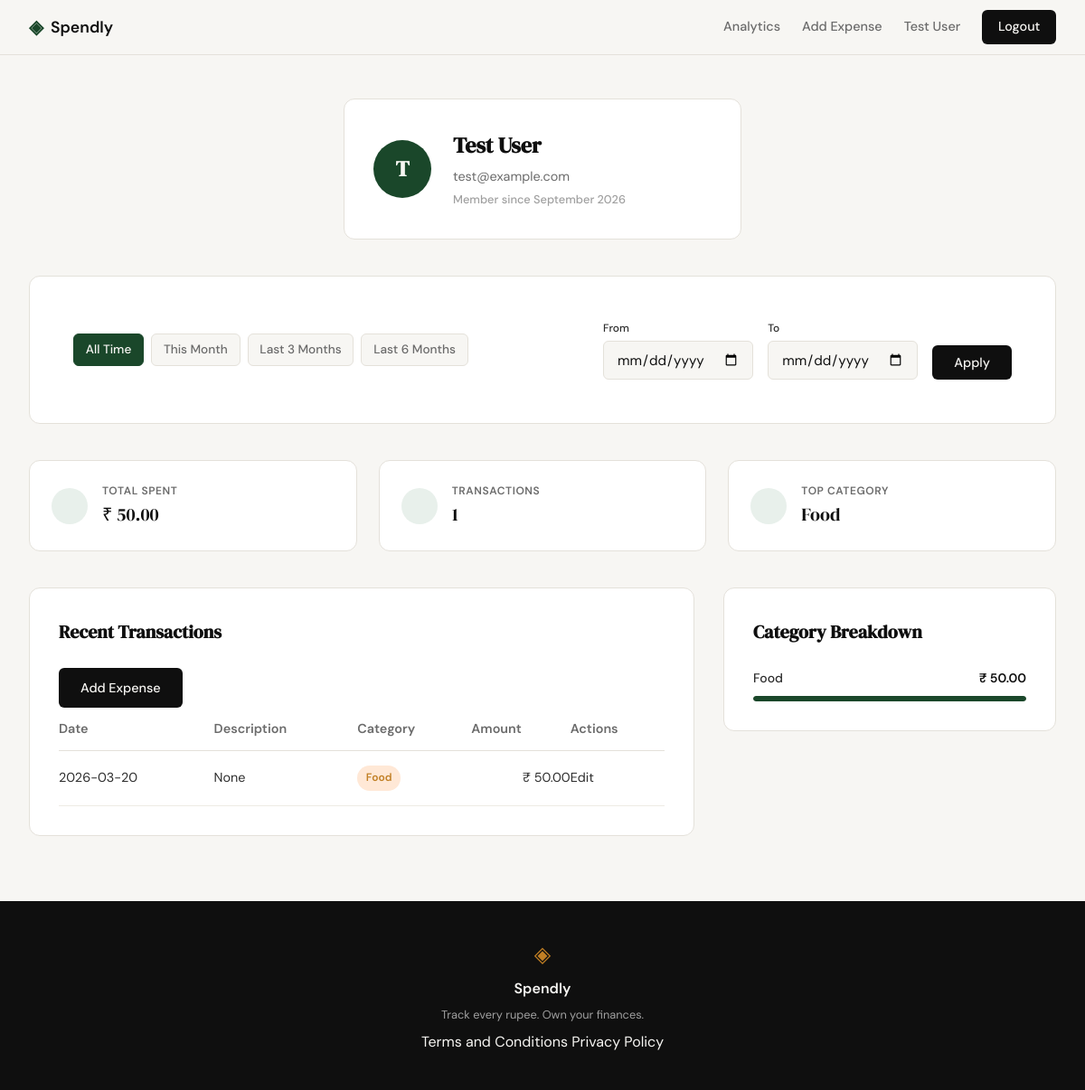
The page /profile (signed in) on the database its author committed.
### tables this page shows
CREATE TABLE users (
            id INTEGER PRIMARY KEY AUTOINCREMENT,
            name TEXT NOT NULL,
            email TEXT UNIQUE NOT NULL,
            password_hash TEXT NOT NULL,
            created_at TEXT DEFAULT CURRENT_TIMESTAMP
        );

CREATE TABLE expenses (
            id INTEGER PRIMARY KEY AUTOINCREMENT,
            user_id INTEGER NOT NULL,
            amount REAL NOT NULL,
            category TEXT NOT NULL,
            date TEXT NOT NULL,
            description TEXT,
            created_at TEXT DEFAULT CURRENT_TIMESTAMP,
            FOREIGN KEY (user_id) REFERENCES users (id)
        );

### app.py (the view)
@app.route("/profile")
def profile():
    user_id = session.get("user_id")
    if not user_id:
        return redirect(url_for("login"))
    user = get_user_by_id(user_id)
    if not user:
        flash("User not found", "error")
        return redirect(url_for("login"))
    date_from = request.args.get("date_from")
    date_to = request.args.get("date_to")
    valid_from, valid_to, active_filter, presets = get_date_filter_context(
        date_from, date_to
    )
    if active_filter == "error":
        flash("Start date must be before end date.", "error")
        valid_from, valid_to, active_filter = None, None, "all"
    stats = get_summary_stats(user_id, valid_from, valid_to)
    transactions = get_recent_transactions(
        user_id, date_from=valid_from, date_to=valid_to
    )
    categories = get_category_breakdown(user_id, valid_from, valid_to)
    return render_template(
        "profile.html",
        user=user,
        stats=stats,
        transactions=transactions,
        categories=categories,
        date_from=valid_from,
        date_to=valid_to,
        active_filter=active_filter,
        presets=presets,
    )

### app.py (called while the page is built)
def validate_date(date_str):
    if not date_str:
        return None
    try:
        return datetime.strptime(date_str, "%Y-%m-%d").strftime("%Y-%m-%d")
    except ValueError:
        return None

### database/db.py (called while the page is built)
def get_db():
    db = sqlite3.connect('spendly.db')
    db.row_factory = sqlite3.Row
    db.execute('PRAGMA foreign_keys = ON')
    return db

### database/queries.py (called while the page is built)
def get_user_by_id(user_id):
    db = get_db()
    try:
        cursor = db.execute(
            "SELECT name, email, created_at FROM users WHERE id = ?", (user_id,)
        )
        row = cursor.fetchone()
        if row:
            created_at = datetime.strptime(row["created_at"], "%Y-%m-%d %H:%M:%S")
            member_since = created_at.strftime("%B %Y")
            return {
                "name": row["name"],
                "email": row["email"],
                "member_since": member_since,
                "initials": (row["name"][0] if row["name"] else "U").upper(),
            }
        return None
    finally:
        db.close()

def apply_date_filter(query, params, date_from, date_to):
    if date_from and date_to:
        query += " AND date BETWEEN ? AND ?"
        params.extend([date_from, date_to])
    elif date_from:
        query += " AND date >= ?"
        params.append(date_from)
    elif date_to:
        query += " AND date <= ?"
        params.append(date_to)
    return query, params

def get_recent_transactions(user_id, limit=10, date_from=None, date_to=None):
    db = get_db()
    try:
        query = "SELECT id, date, description, category, amount FROM expenses WHERE user_id = ?"
        params = [user_id]
        query, params = apply_date_filter(query, params, date_from, date_to)
        query += " ORDER BY date DESC LIMIT ?"
        params.append(limit)
        cursor = db.execute(query, params)
        rows = cursor.fetchall()
        transactions = []
        for row in rows:
            transactions.append(
                {
                    "id": row["id"],
                    "date": row["date"],
                    "description": row["description"],
                    "category": row["category"],
                    "amount": f"₹ {row['amount']:,.2f}",
                }
            )
        return transactions
    finally:
        db.close()

### templates/profile.html (shortened to what this page needs)
{% extends "base.html" %}
{% block head %}
<link rel="stylesheet" href="{{ url_for('static', filename='css/profile.css') }}">
{% endblock %}
{% block content %}
<div class="profile-container">
    <section class="user-header">
        <div class="auth-card profile-card">
            <div class="profile-card-inner">
                <div class="avatar">{{ user.initials }}</div>
                <div class="profile-details">
                    <h1>{{ user.name }}</h1>
                    <p class="text-muted">{{ user.email }}</p>
                    <p class="member-since">Member since {{ user.member_since }}</p>
                </div>
            </div>
        </div>
    </section>
    <section class="filter-bar">
        <div class="auth-card">
            <div class="filter-container">
                <div class="filter-presets">
                    <a href="{{ url_for('profile') }}"
                       class="filter-btn {{ 'active' if active_filter == 'all' }}">
                       All Time
                    </a>
                    {% for key, range in presets.items() %}
                    <a href="{{ url_for('profile', date_from=range.from, date_to=range.to) }}"
                       class="filter-btn {{ 'active' if active_filter == key }}">
                       {{ key.replace('-', ' ').title() }}
                    </a>
                    {% endfor %}
                </div>
                <form method="GET" action="{{ url_for('profile') }}" class="filter-custom">
                    <div class="form-group">
                        <label for="date_from">From</label>
                        <input type="date" id="date_from" name="date_from"
                               value="{{ date_from or '' }}" class="form-input">
                    </div>
                    <div class="form-group">
                        <label for="date_to">To</label>
                        <input type="date" id="date_to" name="date_to"
                               value="{{ date_to or '' }}" class="form-input">
                    </div>
                    <button type="submit" class="btn-primary">Apply</button>
                </form>
            </div>
        </div>
    </section>
    <section class="stats-grid">
        <div class="stat-card">
            <i data-lucide="indian-rupee" class="stat-icon"></i>
            <div class="stat-info">
                <span class="stat-label">Total Spent</span>
                <span class="stat-value">{{ stats.total_spent }}</span>
            </div>
        </div>
        <div class="stat-card">
            <i data-lucide="list" class="stat-icon"></i>
            <div class="stat-info">
                <span class="stat-label">Transactions</span>
                <span class="stat-value">{{ stats.transaction_count }}</span>
            </div>
        </div>
        <div class="stat-card">
            <i data-lucide="pie-chart" class="stat-icon"></i>
            <div class="stat-info">
                <span class="stat-label">Top Category</span>
                <span class="stat-value">{{ stats.top_category }}</span>
            </div>
        </div>
    </section>
    <div class="profile-main-grid">
        <section class="history-section">
            <div class="auth-card">
                <div class="section-header">
                    <h2 class="section-title">Recent Transactions</h2>
                    <a href="{{ url_for('add_expense') }}" class="btn-primary">Add Expense</a>
                </div>
                <table class="profile-table">
                    <thead>
                        <tr>
                            <th>Date</th>
                            <th>Description</th>
                            <th>Category</th>
                            <th class="text-right">Amount</th>
                            <th class="text-center">Actions</th>
                        </tr>
                    </thead>
                    <tbody>
                        {% for tx in transactions %}
                        <tr>
                            <td>{{ tx.date }}</td>
                            <td>{{ tx.description }}</td>
                            <td>
                                <span class="category-badge badge-{{ tx.category.lower() }}">
                                    {{ tx.category }}
                                </span>
                            </td>
                            <td class="text-right">{{ tx.amount }}</td>
                            <td class="text-center">
                                <a href="{{ url_for('edit_expense', id=tx['id']) }}" class="btn-edit">Edit</a>
                            </td>
                        </tr>
                        {% endfor %}
                    </tbody>
                </table>
            </div>
        </section>
        <section class="breakdown-section">
            <div class="auth-card">
                <h2 class="section-title">Category Breakdown</h2>
                <div class="category-list">
                    {% for cat in categories %}
                    <div class="category-item">
                        <div class="category-meta">
                            <span class="category-name">{{ cat.name }}</span>
                            <span class="category-amount">{{ cat.total }}</span>
                        </div>
                        <div class="category-bar-container">
                            <div class="category-bar" style="width: {{ cat.percentage }}%"></div>
                        </div>
                    </div>
                    {% endfor %}
                </div>
            </div>
        </section>
    </div>
</div>
{% endblock %}

### templates/base.html (shortened to what this page needs)
<!DOCTYPE html>
<html lang="en">
<head>
    <link rel="stylesheet" href="{{ url_for('static', filename='css/style.css') }}">
    {% block head %}{% endblock %}
</head>
<body>
    <nav class="navbar">
        <div class="nav-inner">
            <a href="{{ url_for('landing') }}" class="nav-brand">
                <span class="brand-icon">◈</span>
                <span class="brand-name">Spendly</span>
            </a>
            <div class="nav-links">
                {% if session.user_id %}
                    <a href="{{ url_for('analytics') }}" class="{% if request.endpoint == 'analytics' %}active{% endif %}">Analytics</a>
                    <a href="{{ url_for('add_expense') }}" class="{% if request.endpoint == 'add_expense' %}active{% endif %}">Add Expense</a>
                    <a href="{{ url_for('profile') }}" class="nav-user">{{ session.user_name }}</a>
                    <a href="{{ url_for('logout') }}" class="nav-cta">Logout</a>
                {% else %}
                    <a href="{{ url_for('login') }}">Sign in</a>
                    <a href="{{ url_for('register') }}" class="nav-cta">Get started</a>
                {% endif %}
            </div>
        </div>
    </nav>
    <main class="main-content">
        {% block content %}{% endblock %}
    </main>
    <footer class="footer">
        <div class="footer-inner">
            <span class="brand-icon">◈</span><span class="footer-name">Spendly</span>
            <p class="footer-copy">Track every rupee. Own your finances.</p>
            <p class="footer-links">
                <a href="{{ url_for('terms') }}">Terms and Conditions</a>
                <a href="{{ url_for('privacy') }}">Privacy Policy</a>
            </p>
        </div>
    </footer>
</body>
</html>

### static/css/profile.css (style rules this page uses)
.filter-bar { margin-bottom: 2.5rem; }
.filter-container { display: flex; align-items: center; justify-content: space-between; gap: 2rem; padding: 1rem; }
.filter-presets { display: flex; gap: 0.5rem; flex-wrap: wrap; }
.filter-btn { padding: 0.4rem 0.8rem; font-size: 0.85rem; font-weight: 500; color: var(--ink-muted); background: var(--paper); border: 1px solid var(--border); border-radius: var(--radius-sm); transition: all 0.2s; }
.filter-btn.active { background: var(--accent); color: var(--paper); border-color: var(--accent); }
.filter-custom { display: flex; align-items: flex-end; gap: 1rem; }
.filter-custom .form-group { margin-bottom: 0; }
.filter-custom label { font-size: 0.75rem; margin-bottom: 0.25rem; }

### rows shown on the page
users: user_name "Test User", name "Test User", email "test@example.com"
expenses: top_category "Food", date "2026-03-20", description "None", category "Food", amount "₹ 50.00"

### other values the page prints
{{ user.initials }} "T"
{{ user.member_since }} "September 2026"
{{ key.replace('-', ' ').title() }} "This Month" "Last 3 Months" "Last 6 Months"
{{ stats.total_spent }} "₹ 50.00"
{{ stats.transaction_count }} "1"
{{ cat.name }} "Food"
{{ cat.total }} "₹ 50.00"
